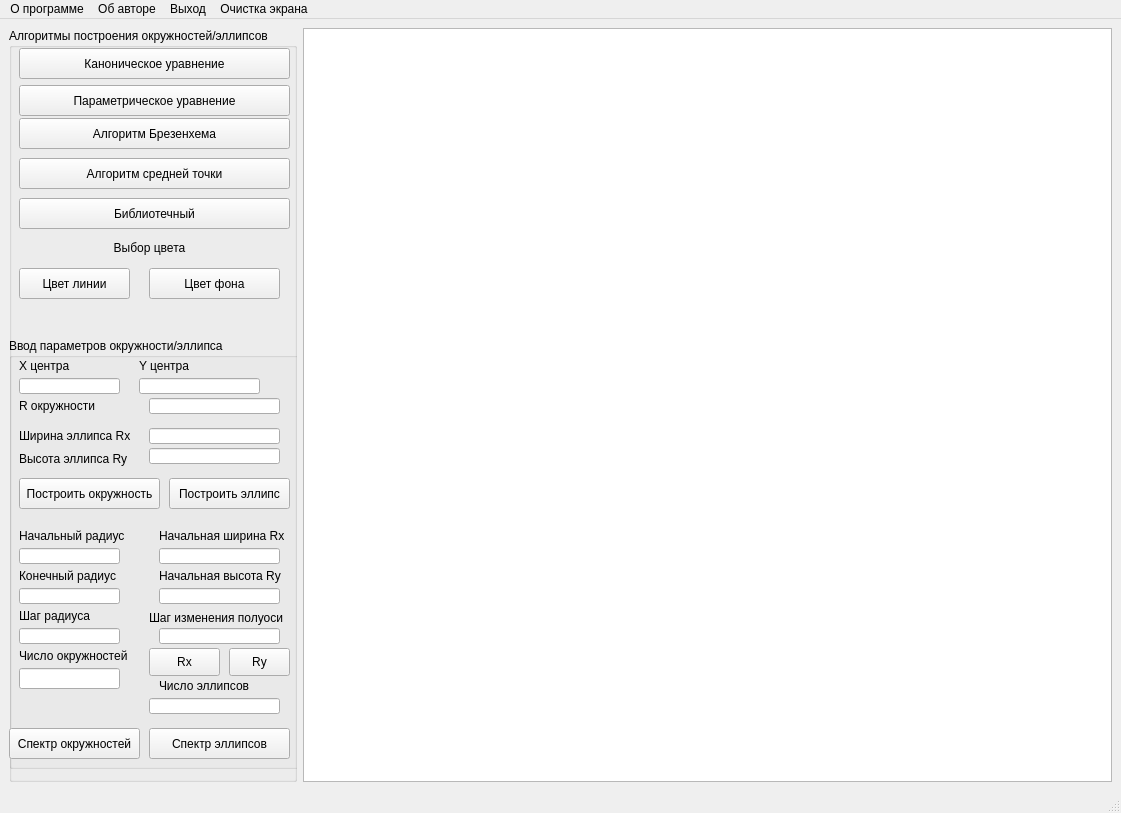
<?xml version="1.0" encoding="UTF-8"?>
<ui version="4.0">
 <class>MainWindow</class>
 <widget class="QMainWindow" name="MainWindow">
  <property name="geometry">
   <rect>
    <x>0</x>
    <y>0</y>
    <width>1121</width>
    <height>813</height>
   </rect>
  </property>
  <property name="windowTitle">
   <string>MainWindow</string>
  </property>
  <widget class="QWidget" name="centralwidget">
   <layout class="QGridLayout" name="gridLayout">
    <item row="0" column="3" rowspan="3">
     <widget class="QGraphicsView" name="scene_graphicsView"/>
    </item>
    <item row="0" column="0" rowspan="3" colspan="2">
     <widget class="QGroupBox" name="groupBox">
      <property name="title">
       <string>Алгоритмы построения окружностей/эллипсов</string>
      </property>
      <widget class="QPushButton" name="canon_pushButton">
       <property name="geometry">
        <rect>
         <x>10</x>
         <y>20</y>
         <width>271</width>
         <height>31</height>
        </rect>
       </property>
       <property name="text">
        <string>Каноническое уравнение</string>
       </property>
      </widget>
      <widget class="QPushButton" name="param_pushButton">
       <property name="geometry">
        <rect>
         <x>10</x>
         <y>57</y>
         <width>271</width>
         <height>31</height>
        </rect>
       </property>
       <property name="text">
        <string>Параметрическое уравнение</string>
       </property>
      </widget>
      <widget class="QPushButton" name="bresenham_pushButton">
       <property name="geometry">
        <rect>
         <x>10</x>
         <y>90</y>
         <width>271</width>
         <height>31</height>
        </rect>
       </property>
       <property name="text">
        <string>Алгоритм Брезенхема</string>
       </property>
      </widget>
      <widget class="QPushButton" name="miidle_point_pushButton">
       <property name="geometry">
        <rect>
         <x>10</x>
         <y>130</y>
         <width>271</width>
         <height>31</height>
        </rect>
       </property>
       <property name="text">
        <string>Алгоритм средней точки</string>
       </property>
      </widget>
      <widget class="QPushButton" name="library_pushButton">
       <property name="geometry">
        <rect>
         <x>10</x>
         <y>170</y>
         <width>271</width>
         <height>31</height>
        </rect>
       </property>
       <property name="text">
        <string>Библиотечный</string>
       </property>
      </widget>
      <widget class="QPushButton" name="line_color_pushButton">
       <property name="geometry">
        <rect>
         <x>10</x>
         <y>240</y>
         <width>111</width>
         <height>31</height>
        </rect>
       </property>
       <property name="text">
        <string>Цвет линии</string>
       </property>
      </widget>
      <widget class="QPushButton" name="background_color_pushButton">
       <property name="geometry">
        <rect>
         <x>140</x>
         <y>240</y>
         <width>131</width>
         <height>31</height>
        </rect>
       </property>
       <property name="text">
        <string>Цвет фона</string>
       </property>
      </widget>
      <widget class="QLabel" name="line_color_label">
       <property name="geometry">
        <rect>
         <x>10</x>
         <y>280</y>
         <width>111</width>
         <height>21</height>
        </rect>
       </property>
       <property name="text">
        <string/>
       </property>
      </widget>
      <widget class="QLabel" name="background_color_label">
       <property name="geometry">
        <rect>
         <x>140</x>
         <y>280</y>
         <width>131</width>
         <height>21</height>
        </rect>
       </property>
       <property name="text">
        <string/>
       </property>
       <property name="margin">
        <number>0</number>
       </property>
      </widget>
      <widget class="QLabel" name="color_label">
       <property name="geometry">
        <rect>
         <x>10</x>
         <y>210</y>
         <width>261</width>
         <height>21</height>
        </rect>
       </property>
       <property name="text">
        <string>&lt;html&gt;&lt;head/&gt;&lt;body&gt;&lt;p align=&quot;center&quot;&gt;Выбор цвета&lt;/p&gt;&lt;/body&gt;&lt;/html&gt;</string>
       </property>
      </widget>
      <widget class="QGroupBox" name="groupBox_3">
       <property name="geometry">
        <rect>
         <x>0</x>
         <y>310</y>
         <width>295</width>
         <height>431</height>
        </rect>
       </property>
       <property name="title">
        <string>Ввод параметров окружности/эллипса</string>
       </property>
       <widget class="QLabel" name="x_center_label">
        <property name="geometry">
         <rect>
          <x>10</x>
          <y>20</y>
          <width>111</width>
          <height>16</height>
         </rect>
        </property>
        <property name="text">
         <string>Х центра</string>
        </property>
       </widget>
       <widget class="QLabel" name="y_center_label">
        <property name="geometry">
         <rect>
          <x>130</x>
          <y>20</y>
          <width>131</width>
          <height>16</height>
         </rect>
        </property>
        <property name="text">
         <string>Y центра</string>
        </property>
       </widget>
       <widget class="QLineEdit" name="x_center_lineEdit">
        <property name="geometry">
         <rect>
          <x>10</x>
          <y>40</y>
          <width>101</width>
          <height>16</height>
         </rect>
        </property>
        <property name="clearButtonEnabled">
         <bool>false</bool>
        </property>
       </widget>
       <widget class="QLineEdit" name="y_center_lineEdit">
        <property name="geometry">
         <rect>
          <x>130</x>
          <y>40</y>
          <width>121</width>
          <height>16</height>
         </rect>
        </property>
       </widget>
       <widget class="QLabel" name="circle_radius_label">
        <property name="geometry">
         <rect>
          <x>10</x>
          <y>60</y>
          <width>101</width>
          <height>16</height>
         </rect>
        </property>
        <property name="text">
         <string>R окружности</string>
        </property>
       </widget>
       <widget class="QLabel" name="width_label">
        <property name="geometry">
         <rect>
          <x>10</x>
          <y>90</y>
          <width>121</width>
          <height>16</height>
         </rect>
        </property>
        <property name="text">
         <string>Ширина эллипса Rx</string>
        </property>
       </widget>
       <widget class="QLineEdit" name="circle_radius_lineEdit">
        <property name="geometry">
         <rect>
          <x>140</x>
          <y>60</y>
          <width>131</width>
          <height>16</height>
         </rect>
        </property>
       </widget>
       <widget class="QLineEdit" name="width_lineEdit">
        <property name="geometry">
         <rect>
          <x>140</x>
          <y>90</y>
          <width>131</width>
          <height>16</height>
         </rect>
        </property>
       </widget>
       <widget class="QLabel" name="height_label">
        <property name="geometry">
         <rect>
          <x>10</x>
          <y>110</y>
          <width>121</width>
          <height>21</height>
         </rect>
        </property>
        <property name="text">
         <string>Высота эллипса Ry</string>
        </property>
       </widget>
       <widget class="QLineEdit" name="height_lineEdit">
        <property name="geometry">
         <rect>
          <x>140</x>
          <y>110</y>
          <width>131</width>
          <height>16</height>
         </rect>
        </property>
       </widget>
       <widget class="QPushButton" name="add_circle_pushButton">
        <property name="geometry">
         <rect>
          <x>10</x>
          <y>140</y>
          <width>141</width>
          <height>31</height>
         </rect>
        </property>
        <property name="text">
         <string>Построить окружность</string>
        </property>
       </widget>
       <widget class="QPushButton" name="add_ellipse_pushButton">
        <property name="geometry">
         <rect>
          <x>160</x>
          <y>140</y>
          <width>121</width>
          <height>31</height>
         </rect>
        </property>
        <property name="text">
         <string>Построить эллипс</string>
        </property>
       </widget>
       <widget class="QLabel" name="start_radius_label">
        <property name="geometry">
         <rect>
          <x>10</x>
          <y>190</y>
          <width>121</width>
          <height>16</height>
         </rect>
        </property>
        <property name="text">
         <string>Начальный радиус</string>
        </property>
       </widget>
       <widget class="QLabel" name="end_radius_label">
        <property name="geometry">
         <rect>
          <x>10</x>
          <y>230</y>
          <width>111</width>
          <height>16</height>
         </rect>
        </property>
        <property name="text">
         <string>Конечный радиус</string>
        </property>
       </widget>
       <widget class="QLineEdit" name="start_radius_lineEdit">
        <property name="geometry">
         <rect>
          <x>10</x>
          <y>210</y>
          <width>101</width>
          <height>16</height>
         </rect>
        </property>
       </widget>
       <widget class="QLineEdit" name="end_radius_lineEdit">
        <property name="geometry">
         <rect>
          <x>10</x>
          <y>250</y>
          <width>101</width>
          <height>16</height>
         </rect>
        </property>
       </widget>
       <widget class="QLabel" name="step_circle_label">
        <property name="geometry">
         <rect>
          <x>10</x>
          <y>270</y>
          <width>101</width>
          <height>16</height>
         </rect>
        </property>
        <property name="text">
         <string>Шаг радиуса</string>
        </property>
       </widget>
       <widget class="QLineEdit" name="step_circle_lineEdit">
        <property name="geometry">
         <rect>
          <x>10</x>
          <y>290</y>
          <width>101</width>
          <height>16</height>
         </rect>
        </property>
       </widget>
       <widget class="QLabel" name="count_circles_label">
        <property name="geometry">
         <rect>
          <x>10</x>
          <y>310</y>
          <width>121</width>
          <height>16</height>
         </rect>
        </property>
        <property name="text">
         <string>Число окружностей</string>
        </property>
       </widget>
       <widget class="QLineEdit" name="count_circles_lineEdit">
        <property name="geometry">
         <rect>
          <x>10</x>
          <y>330</y>
          <width>101</width>
          <height>21</height>
         </rect>
        </property>
       </widget>
       <widget class="QPushButton" name="circle_spectrum_pushButton">
        <property name="geometry">
         <rect>
          <x>0</x>
          <y>390</y>
          <width>131</width>
          <height>31</height>
         </rect>
        </property>
        <property name="text">
         <string>Спектр окружностей</string>
        </property>
       </widget>
       <widget class="QLineEdit" name="start_width_lineEdit">
        <property name="geometry">
         <rect>
          <x>150</x>
          <y>210</y>
          <width>121</width>
          <height>16</height>
         </rect>
        </property>
       </widget>
       <widget class="QLabel" name="start_width_label">
        <property name="geometry">
         <rect>
          <x>150</x>
          <y>190</y>
          <width>141</width>
          <height>16</height>
         </rect>
        </property>
        <property name="text">
         <string>Начальная ширина Rx</string>
        </property>
       </widget>
       <widget class="QLabel" name="start_height_label">
        <property name="geometry">
         <rect>
          <x>150</x>
          <y>230</y>
          <width>131</width>
          <height>16</height>
         </rect>
        </property>
        <property name="text">
         <string>Начальная высота Ry</string>
        </property>
       </widget>
       <widget class="QLineEdit" name="start_height_lineEdit">
        <property name="geometry">
         <rect>
          <x>150</x>
          <y>250</y>
          <width>121</width>
          <height>16</height>
         </rect>
        </property>
       </widget>
       <widget class="QLabel" name="step_ellipse_label">
        <property name="geometry">
         <rect>
          <x>140</x>
          <y>270</y>
          <width>141</width>
          <height>20</height>
         </rect>
        </property>
        <property name="text">
         <string>Шаг изменения полуоси</string>
        </property>
       </widget>
       <widget class="QLineEdit" name="step_ellipse_lineEdit">
        <property name="geometry">
         <rect>
          <x>150</x>
          <y>290</y>
          <width>121</width>
          <height>16</height>
         </rect>
        </property>
       </widget>
       <widget class="QLabel" name="count_ellipse_label">
        <property name="geometry">
         <rect>
          <x>150</x>
          <y>340</y>
          <width>121</width>
          <height>16</height>
         </rect>
        </property>
        <property name="text">
         <string>Число эллипсов</string>
        </property>
       </widget>
       <widget class="QLineEdit" name="count_ellipse_lineEdit">
        <property name="geometry">
         <rect>
          <x>140</x>
          <y>360</y>
          <width>131</width>
          <height>16</height>
         </rect>
        </property>
       </widget>
       <widget class="QPushButton" name="ellipse_spectrum_pushButton">
        <property name="geometry">
         <rect>
          <x>140</x>
          <y>390</y>
          <width>141</width>
          <height>31</height>
         </rect>
        </property>
        <property name="text">
         <string>Спектр эллипсов</string>
        </property>
       </widget>
       <widget class="QPushButton" name="rx_pushButton">
        <property name="geometry">
         <rect>
          <x>140</x>
          <y>310</y>
          <width>71</width>
          <height>28</height>
         </rect>
        </property>
        <property name="text">
         <string>Rx</string>
        </property>
       </widget>
       <widget class="QPushButton" name="ry_pushButton">
        <property name="geometry">
         <rect>
          <x>220</x>
          <y>310</y>
          <width>61</width>
          <height>28</height>
         </rect>
        </property>
        <property name="text">
         <string>Ry</string>
        </property>
       </widget>
      </widget>
     </widget>
    </item>
   </layout>
  </widget>
  <widget class="QMenuBar" name="menubar">
   <property name="geometry">
    <rect>
     <x>0</x>
     <y>0</y>
     <width>1121</width>
     <height>26</height>
    </rect>
   </property>
   <widget class="QMenu" name="program_menu">
    <property name="title">
     <string>О программе</string>
    </property>
   </widget>
   <widget class="QMenu" name="author_menu">
    <property name="title">
     <string>Об авторе</string>
    </property>
   </widget>
   <widget class="QMenu" name="exit_menu">
    <property name="title">
     <string>Выход</string>
    </property>
   </widget>
   <widget class="QMenu" name="clear_menu">
    <property name="title">
     <string>Очистка экрана</string>
    </property>
   </widget>
   <addaction name="program_menu"/>
   <addaction name="author_menu"/>
   <addaction name="exit_menu"/>
   <addaction name="clear_menu"/>
  </widget>
  <widget class="QStatusBar" name="statusbar"/>
 </widget>
 <resources/>
 <connections/>
</ui>
